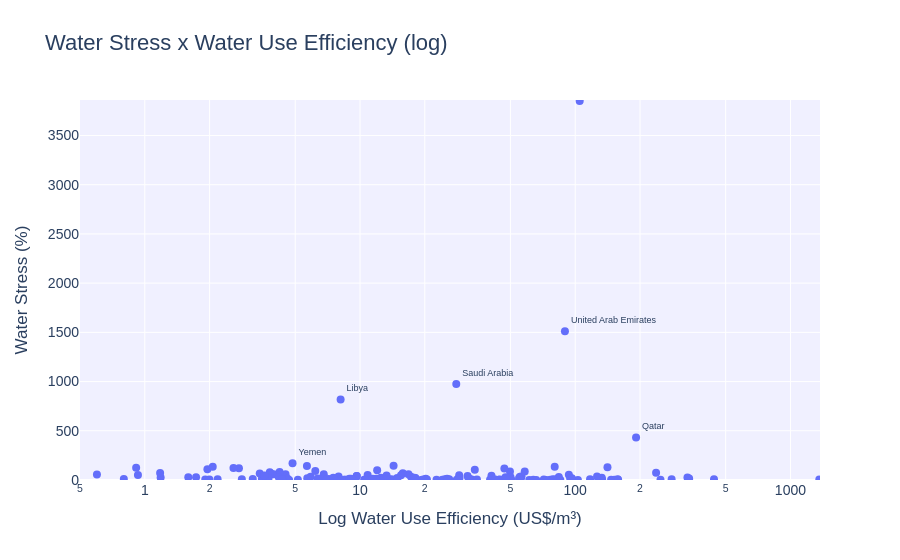

Notebook source saved alongside this figure:
### Code cell
# visualization scatter 'water use efficiency' log scale x 'water stress' 
recent_year = df_waterstress_clean['Year'].max()
most_recent = df_waterstress_clean[df_waterstress_clean['Year'] == recent_year].copy()

# labelling certain outliers 
label_countries = ['United Arab Emirates', 'Saudi Arabia', 'Libya', 'Qatar', 'Yemen', 'Kuwait, Luxembourg']
most_recent['Label'] = most_recent['Area'].where(most_recent['Area'].isin(label_countries), '')


fig = px.scatter(
    most_recent,
    x='SDG 6.4.1. Water Use Efficiency',
    y='SDG 6.4.2. Water Stress',
    text='Label',
    title='Water Stress x Water Use Efficiency (log)',
    labels={
        'SDG 6.4.1. Water Use Efficiency': 'Log Water Use Efficiency (US$/m³)',
        'SDG 6.4.2. Water Stress': 'Water Stress (%)'
    },
    hover_name='Area'
)

fig.update_traces(
    textposition='top right',
    marker=dict(size=8),
    textfont=dict(size=9),
    hovertemplate='<b>%{text}</b><br>Water Stress: %{y:.1f}%<br>Water Use Efficiency: %{x:.2f} US$/m³<extra></extra>'
)

fig.update_layout(
    xaxis=dict(
        type='log',
        range=[np.log10(0.5), np.log10(most_recent['SDG 6.4.1. Water Use Efficiency'].max() + 10)]
    ),
    yaxis=dict(range=[0, most_recent['SDG 6.4.2. Water Stress'].max() + 10]),
    plot_bgcolor='rgba(240,240,255,0.95)',
    title_font_size=22,
    font=dict(family="Arial", size=14)
)

# save as an interactive html
fig.write_html("water_stress_water_use.html", include_plotlyjs="cdn", full_html=True)
fig.show()

### Figure 1 — Plotly figure (JSON) as saved in the notebook; plotly's stock layout.template omitted (floating-point values rounded to 4 significant figures; data arrays with more than 128 entries replaced by an {"elided": "..."} marker saying what was removed)
{"data": [{"hovertemplate": "<b>%{text}</b><br>Water Stress: %{y:.1f}%<br>Water Use Efficiency: %{x:.2f} US$/m³<extra></extra>", "hovertext": {"elided": "202 str values"}, "legendgroup": "", "marker": {"color": "#636efa", "size": 8, "symbol": "circle"}, "mode": "markers+text", "name": "", "orientation": "v", "showlegend": false, "text": {"elided": "202 str values"}, "textfont": {"size": 9}, "textposition": "top right", "type": "scatter", "x": {"elided": "202 float values"}, "xaxis": "x", "y": {"elided": "202 float values"}, "yaxis": "y"}], "layout": {"autosize": true, "font": {"family": "Arial", "size": 14}, "legend": {"tracegroupgap": 0}, "plot_bgcolor": "rgba(240,240,255,0.95)", "title": {"font": {"size": 22}, "text": "Water Stress x Water Use Efficiency (log)"}, "xaxis": {"anchor": "y", "domain": [0, 1], "range": [-0.301, 3.137], "title": {"text": "Log Water Use Efficiency (US$/m³)"}, "type": "log"}, "yaxis": {"anchor": "x", "domain": [0, 1], "range": [0, 3860.0], "title": {"text": "Water Stress (%)"}, "type": "linear"}}}
